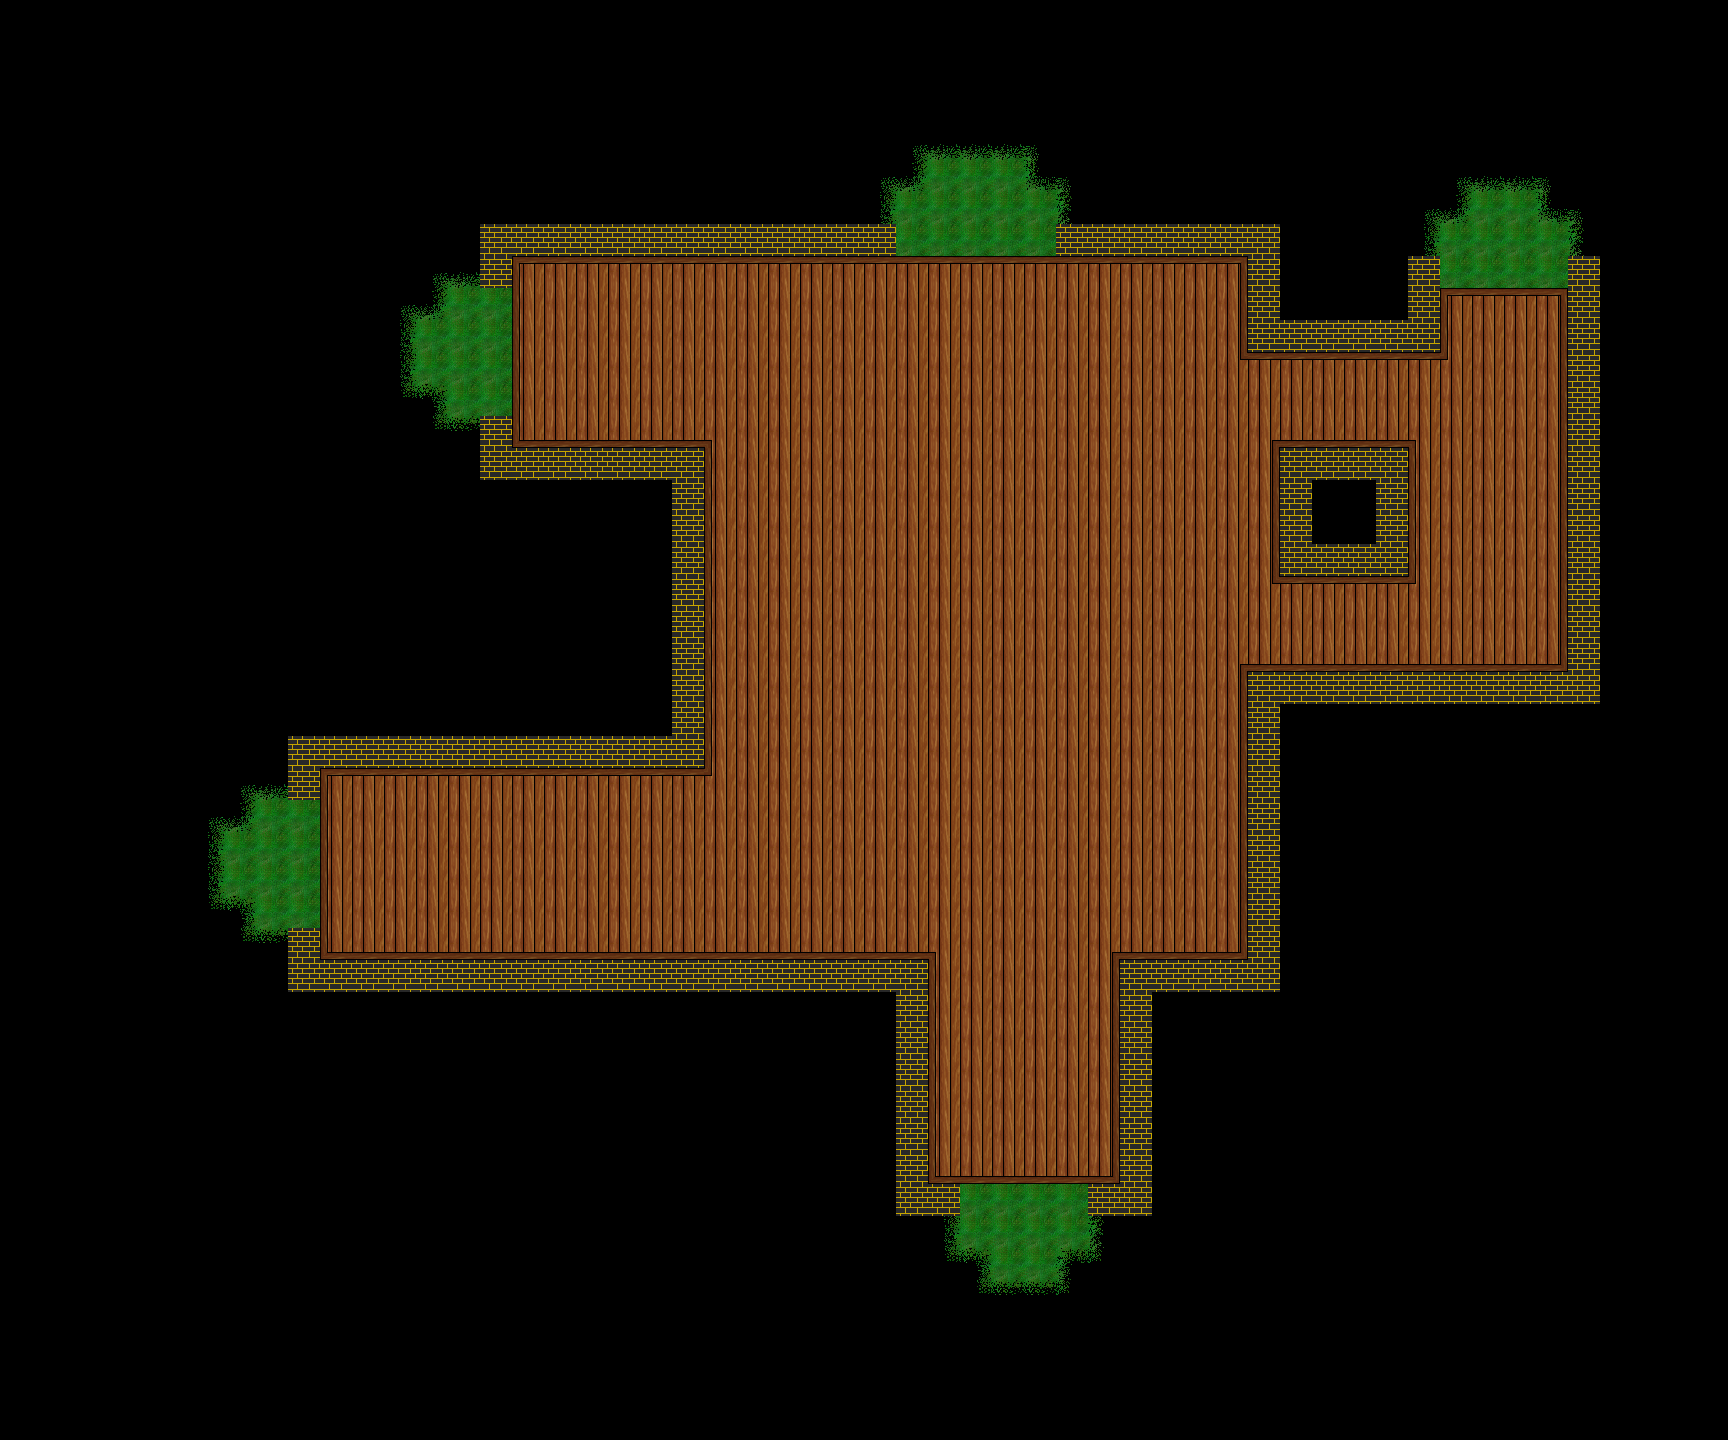

Below is a game level as drawn by its tile map, then a one-line description and the .tmx that defines it (tile-layer data replaced by summaries):
An orthogonal 54x45 tile map with 32x32 px tiles, 6 tile layers (Collision_Layer, Background, Terrain, Sprite_Layer, ...), 2 tilesets and 6 objects (5x enemyGenerator, InZone).

<map version="1.0" orientation="orthogonal" renderorder="right-down" width="54" height="45" tilewidth="32" tileheight="32" nextobjectid="105">
 <tileset firstgid="1" name="collision_set" tilewidth="32" tileheight="32" tilecount="50" columns="5">
  <image source="img/collision_set.png" width="160" height="320" />
 </tileset>
 <tileset firstgid="51" name="tile_set" tilewidth="32" tileheight="32" tilecount="50" columns="5">
  <image source="img/tile_set.png" width="160" height="320" />
  <terraintypes>
   <terrain name="Floor" tile="0" />
   <terrain name="Dakrness" tile="-1" />
  </terraintypes>
  <tile id="0" terrain=",,,0" />
  <tile id="1" terrain=",,0,0" />
  <tile id="2" terrain=",,0," />
  <tile id="3" terrain="0,0,0," />
  <tile id="4" terrain="0,0,,0" />
  <tile id="5" terrain=",0,,0" />
  <tile id="6" terrain="0,0,0,0" />
  <tile id="7" terrain="0,,0," />
  <tile id="8" terrain="0,,0,0" />
  <tile id="9" terrain=",0,0,0" />
  <tile id="10" terrain=",0,," />
  <tile id="11" terrain="0,0,," />
  <tile id="12" terrain="0,,," />
  <tile id="20" terrain=",,,1" />
  <tile id="21" terrain=",,1,1" />
  <tile id="22" terrain=",,1," />
  <tile id="23" terrain="1,1,1," />
  <tile id="24" terrain="1,1,,1" />
  <tile id="25" terrain=",1,,1" />
  <tile id="26" terrain="1,1,1,1" />
  <tile id="27" terrain="1,,1," />
  <tile id="28" terrain="1,,1,1" />
  <tile id="29" terrain=",1,1,1" />
  <tile id="30" terrain=",1,," />
  <tile id="31" terrain="1,1,," />
  <tile id="32" terrain="1,,," />
 </tileset>
 <layer name="Collision_Layer" width="54" height="45">
  <data>[2430 cells, 427 non-empty, 2 distinct tile ids]</data>
 </layer>
 <layer name="Background" width="54" height="45">
  <data>[2430 cells, 2205 non-empty, 1 distinct tile ids]</data>
 </layer>
 <layer name="Terrain" width="54" height="45">
  <data>[2430 cells, 940 non-empty, 15 distinct tile ids]</data>
 </layer>
 <layer name="Sprite_Layer" width="54" height="45">
  <data>[2430 cells, 0 non-empty, 0 distinct tile ids]</data>
 </layer>
 <layer name="CameraHud_Layer" width="54" height="45">
  <data>[2430 cells, 0 non-empty, 0 distinct tile ids]</data>
 </layer>
 <layer name="Upper_Layer" width="54" height="45">
  <data>[2430 cells, 1614 non-empty, 15 distinct tile ids]</data>
 </layer>
 <objectgroup name="outZoneLayer" />
 <objectgroup name="inZoneLayer">
  <object id="99" name="InZone" x="948" y="584" width="40" height="57.3333">
   <properties>
    <property name="StartPoint" value="StartPointWorld" />
   </properties>
  </object>
 </objectgroup>
 <objectgroup name="enemyLayer">
  <object id="100" name="enemyGenerator" type="enemyGenerator" x="321.637" y="313.515" width="66.6667" height="60.6061" />
  <object id="101" name="enemyGenerator" type="enemyGenerator" x="971.299" y="109.576" width="66.6667" height="60.6061" />
  <object id="102" name="enemyGenerator" type="enemyGenerator" x="1498.57" y="136.845" width="66.6667" height="60.6061" />
  <object id="103" name="enemyGenerator" type="enemyGenerator" x="164.606" y="860.815" width="66.6667" height="60.6061" />
  <object id="104" name="enemyGenerator" type="enemyGenerator" x="1013.67" y="1322.7" width="66.6667" height="60.6061" />
 </objectgroup>
 <objectgroup name="itemLayer" />
</map>
